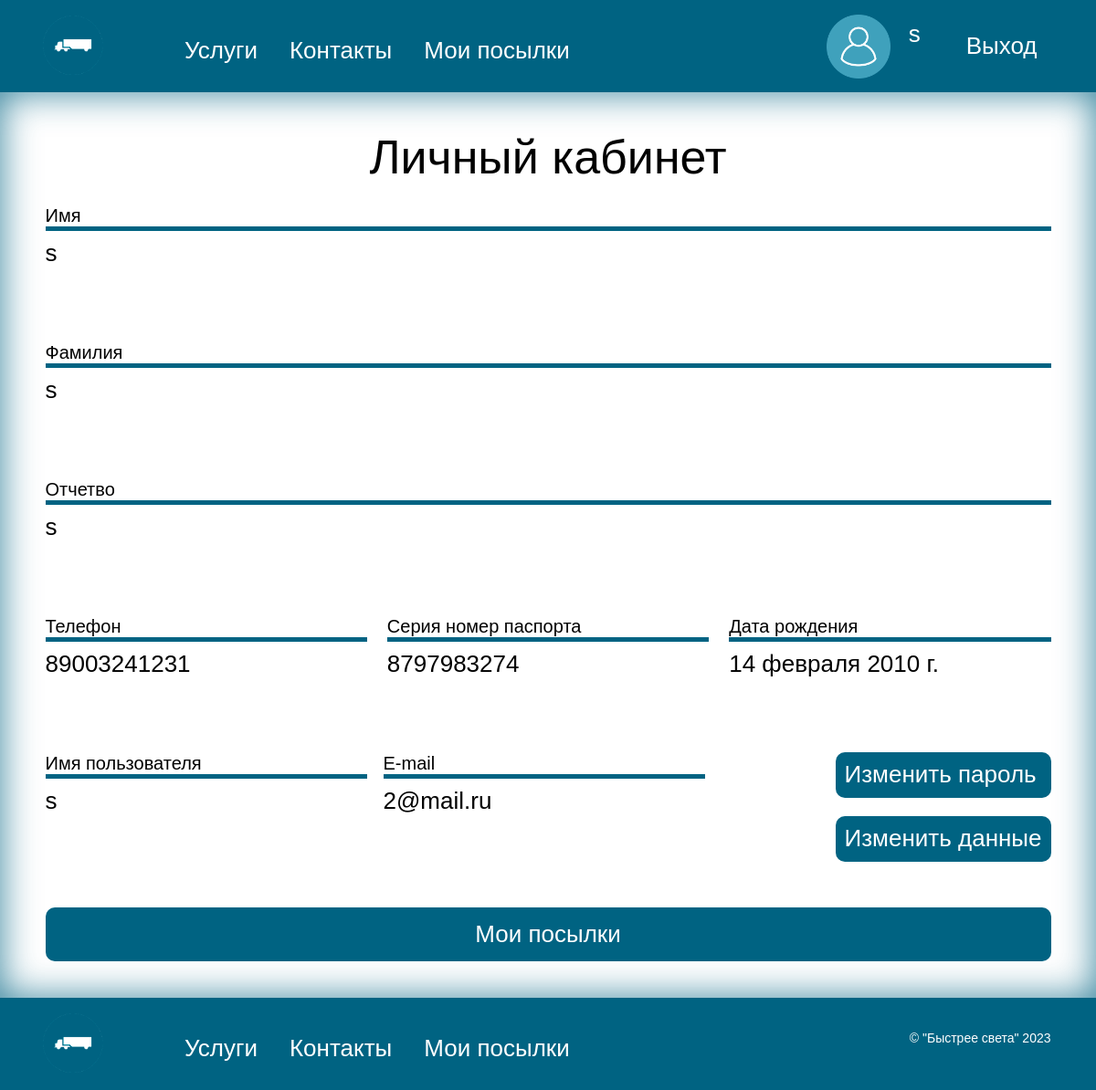
Before: /account/ (signed in) with the older database file.
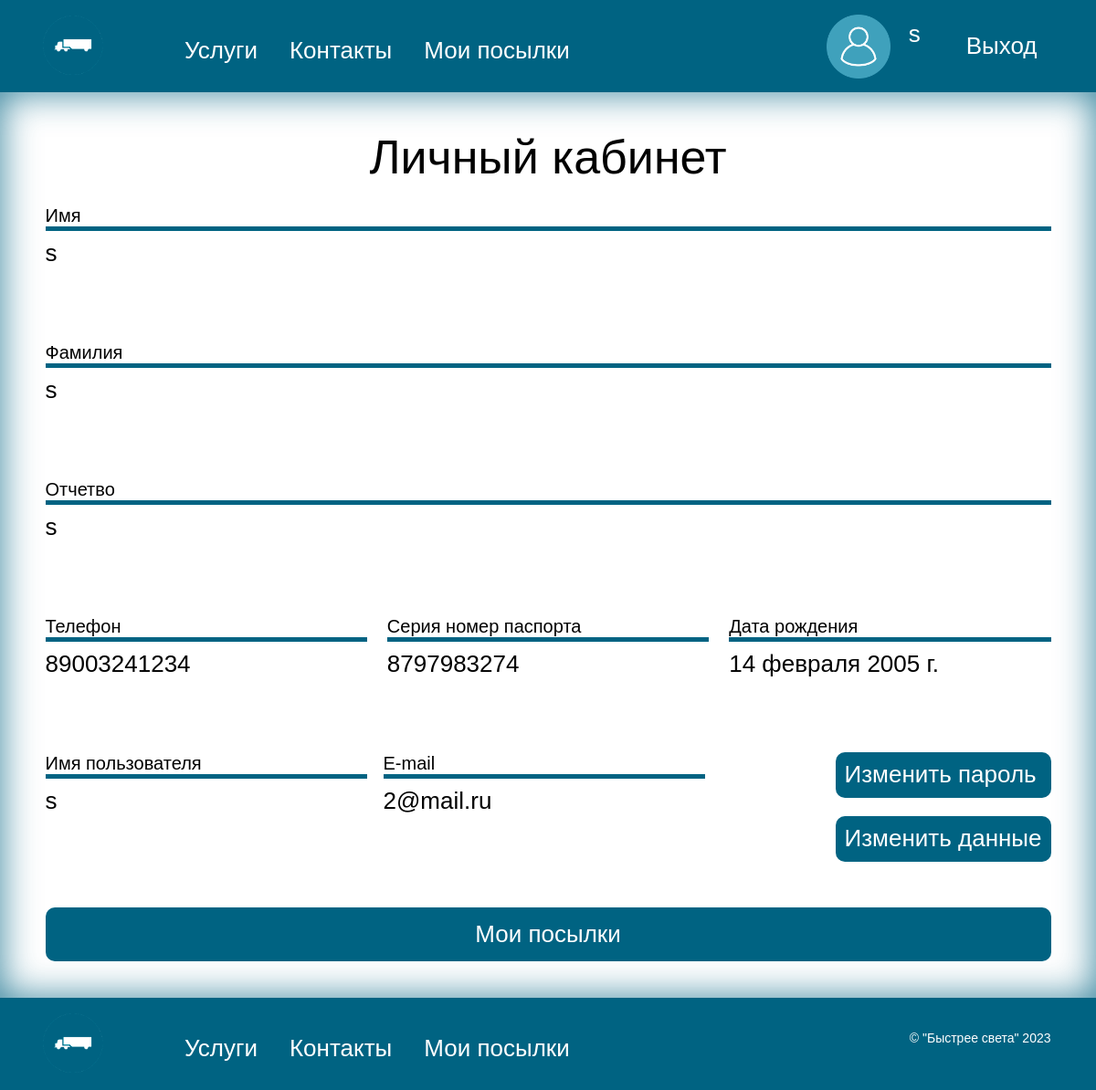
After: the same page with the newer database file.
### navigate/models.py (models this page shows, shortened)
class CustomUser(AbstractUser):
    ROLE_CHOICES = [
        ('Клиент', 'Клиент'),
        ('Сотрудник', 'Сотрудник'),
        ('Водитель', 'Водитель'),
        ('Администратор', 'Администратор'),
    ]
    first_name = models.CharField(max_length=50, verbose_name='Имя', null=True)
    last_name = models.CharField(max_length=50, verbose_name='Фамилия', null=True)
    patronymic = models.CharField(max_length=50, verbose_name='Отчество', null=True)
    phone_number = models.CharField(max_length=11, verbose_name='Номер телефона', null=True)
    passport = models.CharField(max_length=10, verbose_name='Серия номер паспорта', unique=True, null=True)
    date_of_birth = models.DateField(verbose_name='Дата рождения', null=True)
    role = models.CharField(max_length=200,
                              choices=ROLE_CHOICES,
                              default='Клиент',
                              verbose_name='Роль')
    class Meta:
        verbose_name = "Пользователя"
        verbose_name_plural = "Пользователи"

### navigate/views.py (the view)
# urls.py: path('account/', views.personalAccView, name='account'),
def personalAccView(request):
    user = request.user
    if user.is_authenticated and not user.is_anonymous:
        return render(request, 'account.html', {'user': user})
    else:
        return redirect('login')

### templates/account.html (shortened to what this page needs)
{% extends 'base.html' %}
{%load static %}
{% block content %}
<main>
    <div class="container">
        <h2 style="text-align: center; margin-bottom: 20px;">Личный кабинет</h2>
        <div class="wrapper">
          <div class="wrapper-div">
              <h3>Имя</h3>
              <p>{{user.first_name}}</p>
          </div>
         <div class="wrapper-div">
              <h3>Фамилия</h3>
              <p>{{user.last_name}}</p>
          </div>
          <div class="wrapper-div">
              <h3>Отчетво</h3>
              <p>{{user.patronymic}}</p>
          </div>
            <div class="wrapper-div-line3">
          <div class="wrapper-div">
              <h3>Телефон</h3>
              <p>{{user.phone_number}}</p>
          </div>
            <div class="wrapper-div">
              <h3>Серия номер паспорта</h3>
              <p>{{user.passport}}</p>
            </div>
            <div class="wrapper-div">
              <h3>Дата рождения</h3>
              <p>{{user.date_of_birth}}</p>
            </div>
    </div>
            <div class="wrapper-div-line4">
                <div class="wrapper-div">
                    <h3>Имя пользователя</h3>
                    <p>{{user.username}}</p>
                </div>
                <div class="wrapper-div">
                    <h3>E-mail</h3>
                    <p>{{user.email}}</p>
                </div>
                <div>
                 <a class="chenge-bottom" href="{% url 'password_change' %}">Изменить пароль</a>
                <a class="chenge-bottom" href="{%url 'account_edit'%}" type="submit">Изменить данные</a>
            </div>
            </div>
        </div>
        <div class="command">
            <a class="list-bottom" href="{%url 'mypakeges'%}">Мои посылки</a>
        </div>
  </div>
</main>
{% endblock %}

### templates/base.html (shortened to what this page needs)
<!DOCTYPE html>
<html lang="ru">
<head>
    {%load static %}
    <link rel="stylesheet" href="{% static "css/style.css" %}">
    <link href="https://cdn.jsdelivr.net/npm/bootstrap@5.0.2/dist/css/bootstrap.min.css" rel="stylesheet">
</head>
<body >
    <header>
        <nav class="container nav header-nav">
            <a href="{%url 'home'%}">
                <img src="{% static "image/logo.png" %}" alt="лого" height="70" width="70">
            </a>
            <ul class="nav-list">
               {% if user.role == 'Клиент' or  not user.is_authenticated %}
                <li class="nav-list-item"><a href="{%url 'services'%}" style="color: #FFFFFF">Услуги</a></li>
                <li class="nav-list-item"><a href="{%url 'contact'%}" style="color: #FFFFFF">Контакты</a></li>
                    {%if user.is_authenticated %}
                        <li class="nav-list-item"><a href="{%url 'mypakeges'%}" style="color: #FFFFFF">Мои посылки</a></li>
                    {% endif %}
                {% endif %}
            </ul>
            <div class="signin">
                {% if user.is_authenticated %}
                    {% if user.role == 'Клиент' %}
                        <a href="{%url 'account'%}" style="color: #FFFFFF">
                            <div class="user-header">
                                <img src="{% static "image/user2.png" %}" alt="лого" height="70" width="70">
                                <p class="user-header-p">{{user.username}}</p>
                            </div>
                        </a>
                    {% endif %}
                    <a href="{% url 'logout' %}" style="margin-left: 20px; color: #FFFFFF">Выход</a>
                {% else %}
                    <a href="{%url 'login'%}" style="color: #FFFFFF">Войти</a>
                    <a href="{%url 'signup'%}" style="margin-left: 20px;color: #FFFFFF">Зарегистрироваться</a>
                {% endif %}
            </div>
        </nav>
    </header>
    {% block content %}
    {% endblock %}
    <footer>
        <div class="container nav header-nav">
            <a href="{%url 'home'%}">
                <img src="{% static "image/logo.png" %}" alt="лого" height="70" width="70">
            </a>
             <ul class="nav-list">
               {% if user.role == 'Клиент' or  not user.is_authenticated %}
                <li class="nav-list-item"><a href="{%url 'services'%}" style="color: #FFFFFF">Услуги</a></li>
                <li class="nav-list-item"><a href="{%url 'contact'%}" style="color: #FFFFFF">Контакты</a></li>
                    {%if user.is_authenticated %}
                        <li class="nav-list-item"><a href="{%url 'mypakeges'%}" style="color: #FFFFFF">Мои посылки</a></li>
                    {% endif %}
                {% endif %}
            </ul>
            <p class="copiright">&copy; "Быстрее света" 2023</p>
        </div>
    </footer>
</body>
</html>

Changed rows visible on the page:
changed CustomUser "2@mail.ru": phone_number "89003241231" → "89003241234"; date_of_birth "14 февраля 2010 г." → "14 февраля 2005 г."
